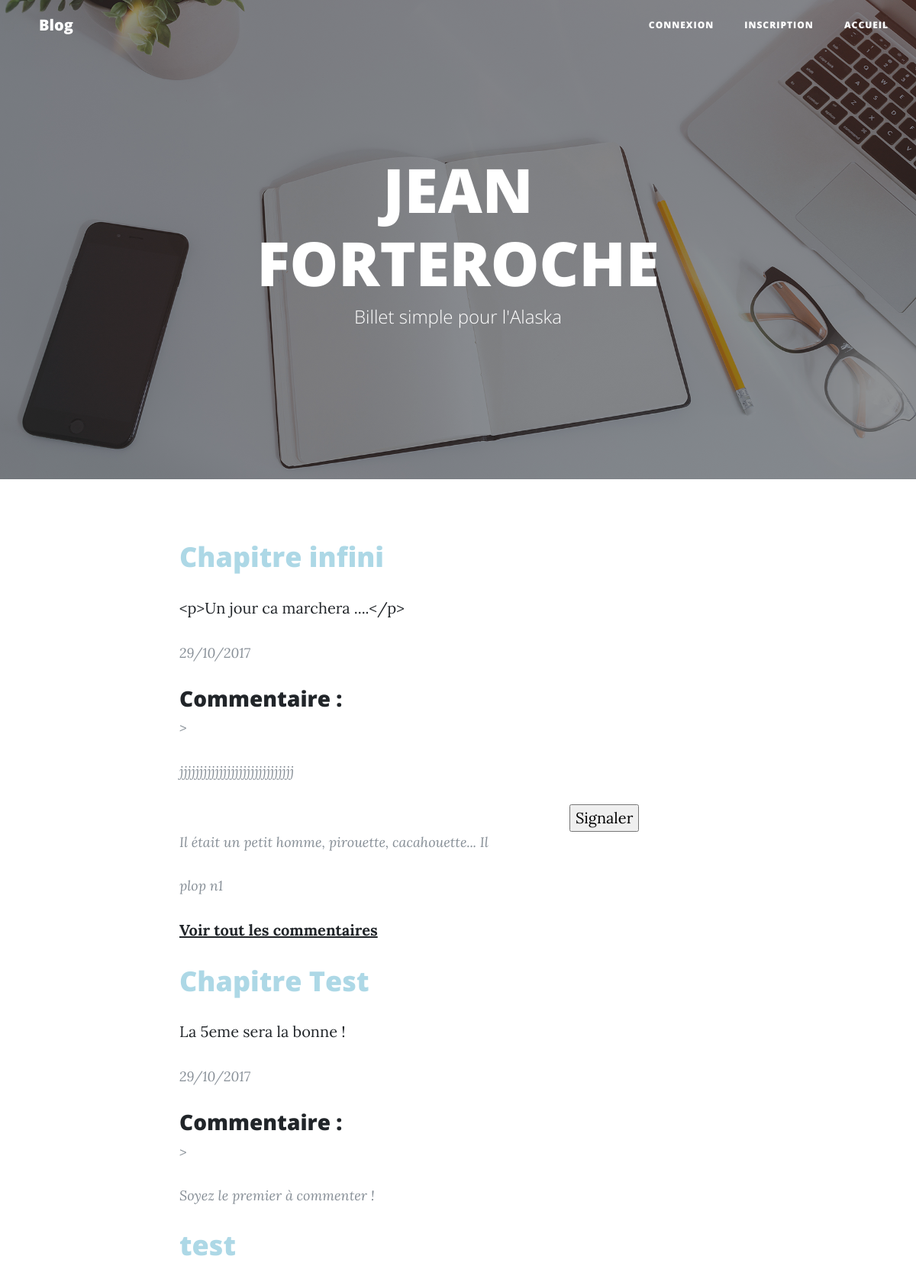
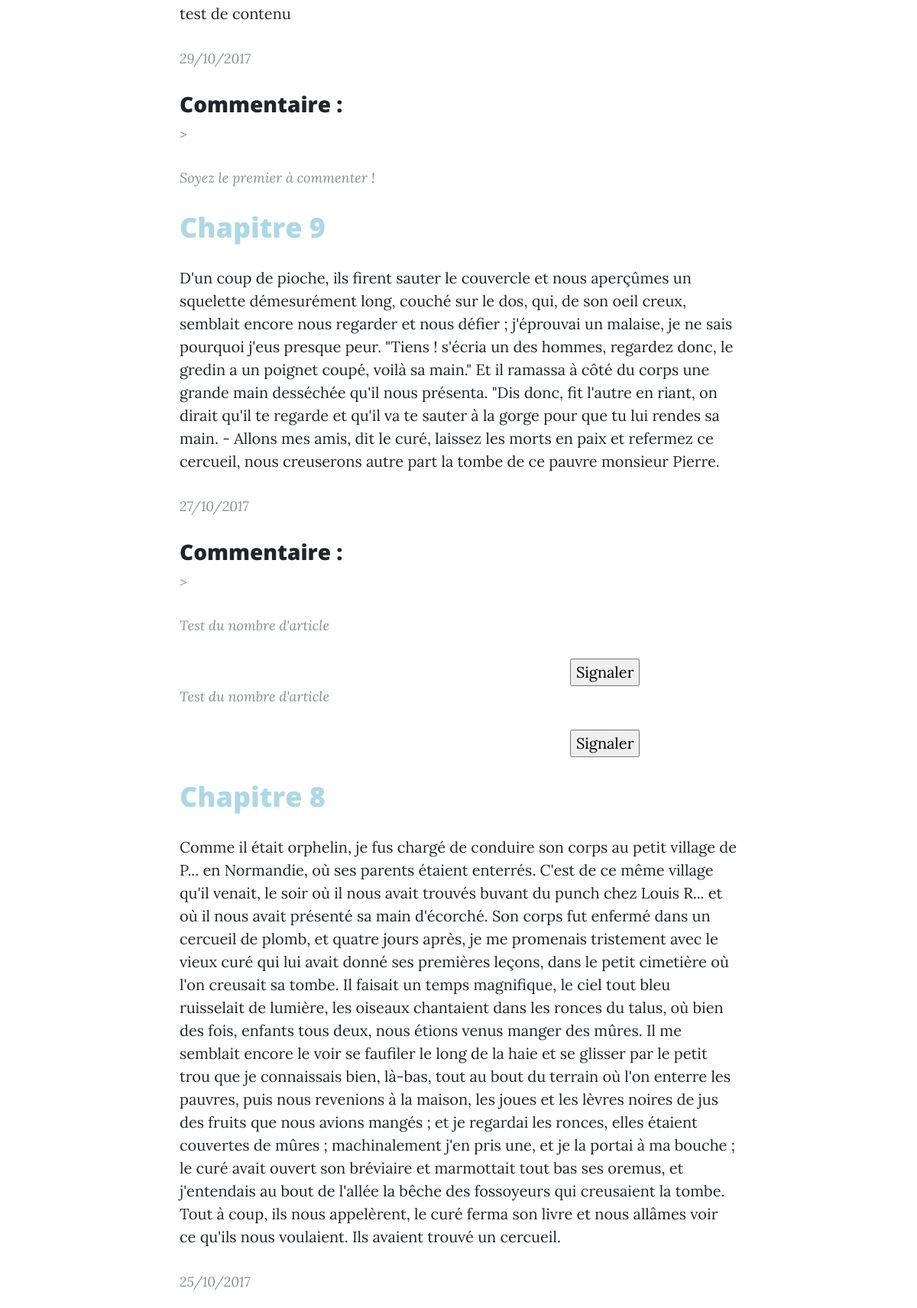
The page / (upper part) on the database its author committed (2 pictures, top to bottom).
### tables this page shows
CREATE TABLE `Article` (
  `id` int(10) NOT NULL,
  `author` text NOT NULL,
  `title` varchar(100) NOT NULL,
  `content` text NOT NULL,
  `resume` varchar(100) NOT NULL,
  `dateCreation` datetime NOT NULL
);

CREATE TABLE `Comment` (
  `id` int(10) NOT NULL,
  `content` text NOT NULL,
  `dateCreation` datetime NOT NULL,
  `id_article` int(10) NOT NULL,
  `signaler` tinyint(1) NOT NULL DEFAULT '0',
  `id_user` int(10) NOT NULL
);

### index.php (called while the page is built, shortened)
<?php
include 'controller/Controller.php';
$controller= new Controller();
if(empty($_SERVER['QUERY_STRING'])){
  $controller->homeController();
}
elseif(isset($_GET['article'])){
  $controller->articleController($_GET['article']);
}
elseif(isset($_GET['connexion'])){
  $controller->connexionController($_GET['connexion']);
}
elseif(isset($_GET['mentionLegale'])){
  $controller->mentionController($_GET['mentionLegale']);
}
elseif(isset($_GET['inscription'])){
  $controller->inscriptionController($_GET['inscription']);
}
elseif(isset($_GET['commentConnect'])){
  $controller->commentController($_GET['commentConnect']);
}
elseif(isset($_GET['articleAdmin'])){
  $controller->articleAdmin($_GET['articleAdmin']);
}
elseif(isset($_GET['commentAdmin'])){
  $controller->commentAdmin($_GET['commentAdmin']);
}
elseif(isset($_GET['articleAdd'])){
  $controller->articleAdd($_GET['articleAdd']);
}
elseif(isset($_GET['login'])){
  ControllerLogin::getLogin();
}
elseif(isset($_GET['inscripValid'])){
  ControllerInscript::getInscript();
}
elseif(isset($_GET['deconnexion'])){
  ControllerDeconnexion::deconnexionController();
}
elseif(isset($_GET['signaler'])){
   ControllerSignaler::signalEffect();
}
elseif(isset($_GET['modifierArticle'])){
   $controller->modifierArticle($_POST['id']);
}
elseif(isset($_GET['articleModifier'])){
  ControllerArticle::modifierArticle();
}
elseif(isset($_GET['supprimerArticle'])){
  ControllerArticle::supprimerArticle();
}
elseif(isset($_GET['accepterComment'])){
  ControllerComment::accepterComment();
}
elseif(isset($_GET['supprimerComment'])){
   ControllerComment::supprimerComment();
}
elseif(isset($_GET['commentAdd'])){
   ControllerCommentAdd::commentAdd();
}
elseif(isset($_GET['articleAddAdmin'])){
   ControllerArticle::articleAddAdmin();
}
else{
  $controller->errorController();
}

### model/DatabaseConnexion.php (called while the page is built)
<?php
class DatabaseConnexion {
  public static function getDatabaseConnect() {
    try
    {
      $dsn = "mysql:host=localhost;dbname=blog-p3-MVC";
      $db_user = "lerna";
      $db_mdp = "lerna";
      $db = new PDO($dsn,$db_user,$db_mdp);
      $db->setAttribute(PDO::ATTR_DEFAULT_FETCH_MODE, PDO::FETCH_ASSOC);
    }
    catch(Exception $e)
    {
      die('Erreur : '.$e->getMessage());
    }
    return $db;
  }
}

### model/AbstractEntityRepository.php (called while the page is built, shortened)
<?php
class AbstractEntityRepository{
  protected $db;
  public function __construct(){
    $this->db=DatabaseConnexion::getDatabaseConnect();
  }
  public function findAll($table){
    $req = $this -> db -> query('SELECT * FROM '.$table.' ORDER BY dateCreation DESC');
    $req->setFetchMode(PDO::FETCH_CLASS|PDO::FETCH_PROPS_LATE, $table);
    $req -> execute();
    $datas = $req -> fetchAll();
    return $datas;
  }
}

### model/CommentRepository.php (called while the page is built, shortened)
<?php
require_once('Comment.php');
require_once('AbstractEntityRepository.php');
class CommentRepository extends AbstractEntityRepository{
  public function findCommentByArticle(Article $a){
    $req = $this -> db->prepare("SELECT * FROM Comment WHERE :id_article = id_article ORDER BY dateCreation DESC LIMIT 3;");
    $req -> bindValue(':id_article',$a->getId());
    $req->setFetchMode(PDO::FETCH_CLASS|PDO::FETCH_PROPS_LATE, 'Comment');
    $req -> execute();
    $datas = $req -> fetchAll();
    return $datas;
  }
}

### model/Comment.php (called while the page is built, shortened)
<?php
class Comment{
  protected $content;
  protected $signaler;
  public function getContent(){
    return $this->content;
  }
  public function getSignaler(){
    return $this->signaler;
  }
}

### view/home.php (the view, shortened to what this page needs)
<div class="container">
  <div class="row">
    <div class="col-lg-8 col-md-10 mx-auto">
      <div class="post-preview">
        <?php foreach ($articles as $article): ?>
          <a href="index.php?article=<?php echo $article->getId(); ?>#haut">
            <h2 class="post-title" style="color:lightblue"><div id="haut"></div>
              <?php echo $article -> getTitle(); ?>
            </h2>
            <p>
              <?php echo $article -> getContent(); ?>
            </p>
          </a>
          <p class="post-meta"><?php echo $article -> getDateCreation(); ?></p>
            <h3 class="post-title">
              Commentaire :
            </h3>
            <p class="post-meta">>
              <?php
              if(count($article->getComments())==0){
                echo "<p class='post-meta'>Soyez le premier à commenter !<p>";
              }
              else foreach ($article->getComments() as $comment):
               echo "<p class='post-meta'>".$comment->getContent()."</p>"; ?>
              <p>
              <?php
              if($comment->getSignaler()== '0'){
                ?>
                <form method="post" action="index.php?signaler#haut">
                  <input class="submitBillet" type="submit" style="margin-left:70%" value="Signaler" title="signaler">
                </form>
                <?php
              }
              ?>
              <?php endforeach; ?>
              <?php
              if(count($article->getComments())>2){
                echo "<a href='index.php?article=".$article->getId()."#haut'><b> Voir tout les commentaires</b></a>";
              } ?>
            </p>
          <?php endforeach; ?>
      </div>
    </div>
  </div>
</div>

### model/Article.php (shortened to what this page needs)
<?php
require('model/CommentRepository.php');
class Article{
  protected $id;
  protected $title;
  protected $content;
  protected $dateCreation;
  protected $comments;
  public function fetchComments() {
    $comments= new CommentRepository();
    $this->comments= $comments->findCommentByArticle($this);
  }
  public function getComments(){
    return $this->comments;
  }
  public function getId(){
    return $this->id;
  }
  public function getTitle(){
    return $this->title;
  }
  public function getContent(){
    return $this->content;
  }
  public function getDateCreation(){
    try {
        $date = new DateTime($this->dateCreation);
    } catch (Exception $e) {
        echo $e->getMessage();
        exit(1);
    }
    echo $date->format('d/m/Y');
  }
}

### rows shown on the page
article: title "Chapitre infini", content "<p>Un jour ca marchera ....</p>", dateCreation "29/10/2017"
comment: content "jjjjjjjjjjjjjjjjjjjjjjjjjjjjj"
comment: content "Il était un petit homme, pirouette, cacahouette... Il"
comment: content "plop n1"
article: title "Chapitre Test", content "La 5eme sera la bonne !", dateCreation "29/10/2017", shows "Soyez le premier à commenter !"
article: title "test", content "test de contenu", dateCreation "29/10/2017", shows "Soyez le premier à commenter !"
article: title "Chapitre 9", content "D'un coup de pioche, ils firent sauter le couvercle et nous aperçûmes un squelette démesurément long, couché sur le dos, qui, de son oeil creux, semblait encore nous regarder et nous défier ; j'éprouvai un malaise, je ne sais pourquoi j'eus presque peur. \"Tiens ! s'écria un des hommes, regardez donc, le gredin a un poignet coupé, voilà sa main.\" Et il ramassa à côté du corps une grande main desséchée qu'il nous présenta. \"Dis donc, fit l'autre en riant, on dirait qu'il te regarde et qu'il va te sauter à la gorge pour que tu lui rendes sa main. - Allons mes amis, dit le curé, laissez les morts en paix et refermez ce cercueil, nous creuserons autre part la tombe de ce pauvre monsieur Pierre.", dateCreation "27/10/2017"
comment: content "Test du nombre d'article"
comment: content "Test du nombre d'article"
article: title "Chapitre 8", content "Comme il était orphelin, je fus chargé de conduire son corps au petit village de P... en Normandie, où ses parents étaient enterrés. C'est de ce même village qu'il venait, le soir où il nous avait trouvés buvant du punch chez Louis R... et où il nous avait présenté sa main d'écorché. Son corps fut enfermé dans un cercueil de plomb, et quatre jours après, je me promenais tristement avec le vieux curé qui lui avait donné ses premières leçons, dans le petit cimetière où l'on creusait sa tombe. Il faisait un temps magnifique, le ciel tout bleu ruisselait de lumière, les oiseaux chantaient dans les ronces du talus, où bien des fois, enfants tous deux, nous étions venus manger des mûres. Il me…", dateCreation "25/10/2017"
